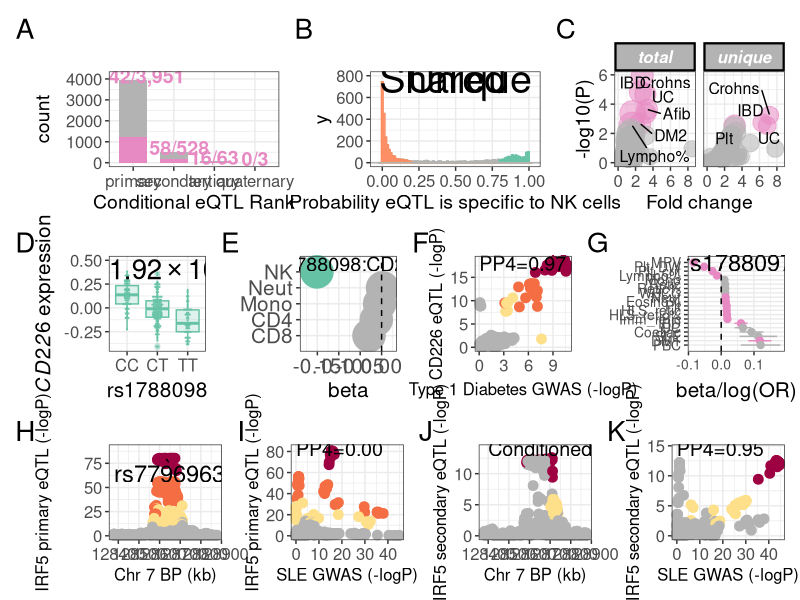
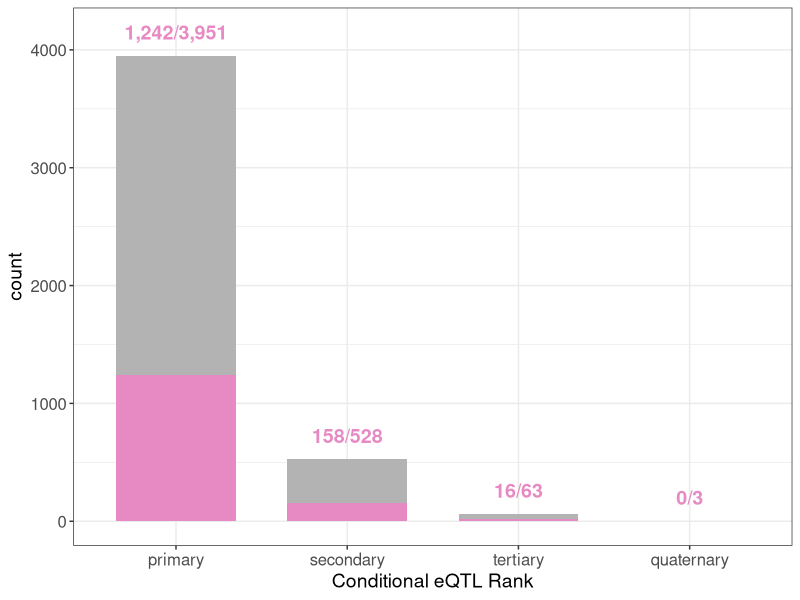
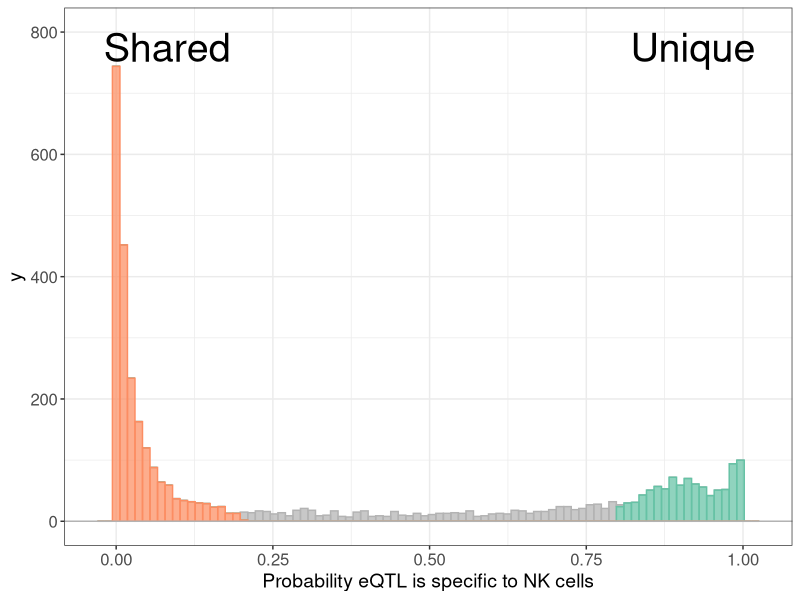
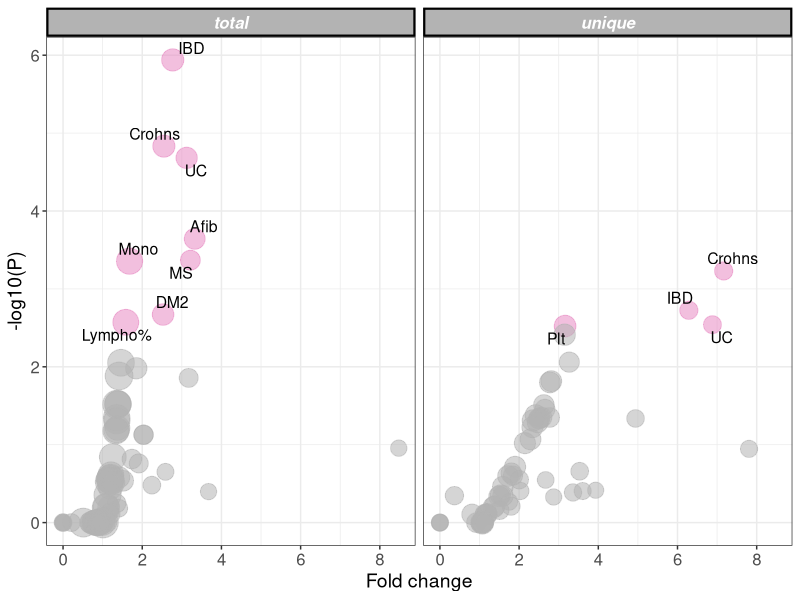
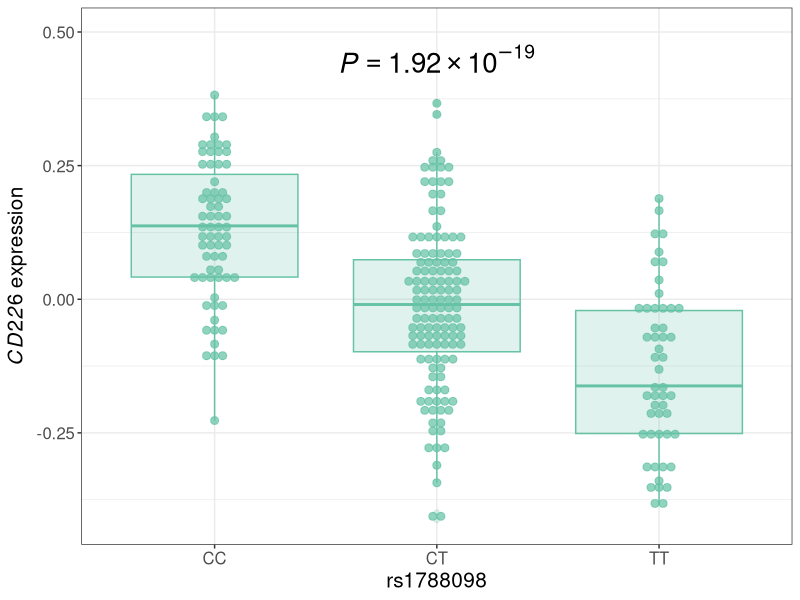
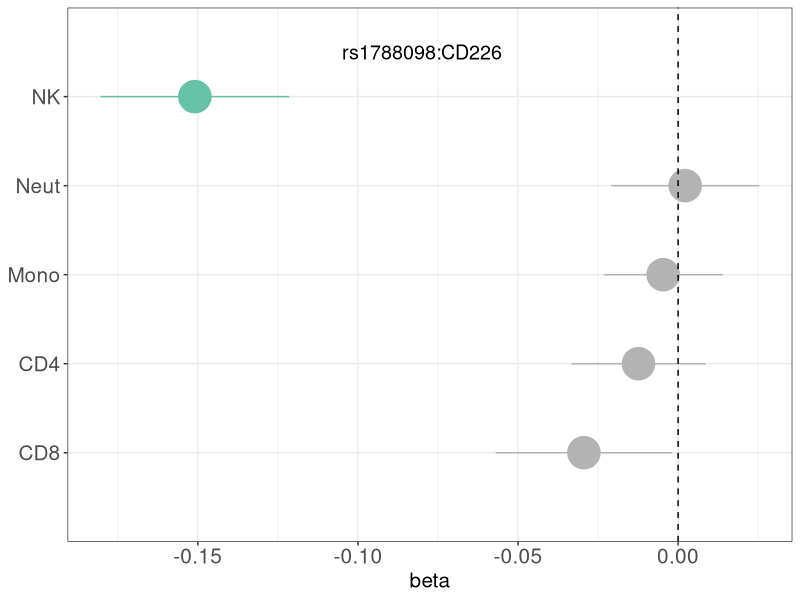
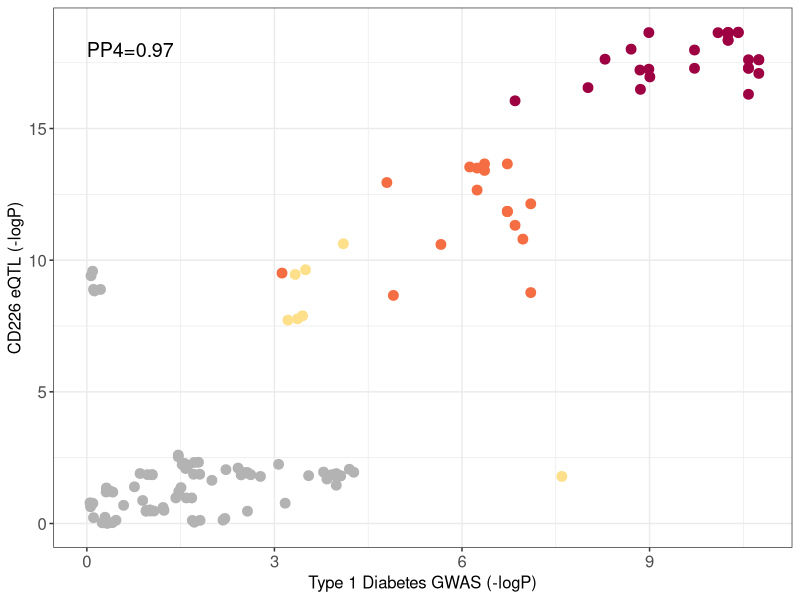
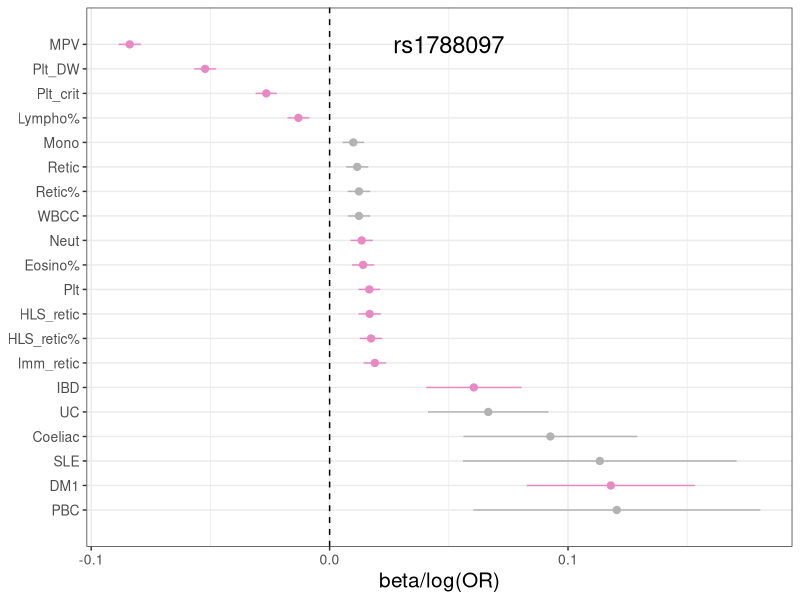

Reproduce these figures in R, in order.
library(ggplot2)
library(RColorBrewer)
library(ggrepel)
library(patchwork)

cols <- brewer.pal(8,"Set2")

#construct dataframe of cis eQTL numbers (primary and conditional) - adding  the proportion that colocalise with at least one GWAS trait
df <- data.frame(eqtl <- rep(c("primary", "secondary","tertiary","quaternary"), each = 2),
rtc <- rep(c("no", "yes"), 4),
count <- c((3951-1242), 1242, (528-158), 158, (63-16), 16, 3,0)
)

df$eqtl <- factor(df$eqtl, levels = c("primary", "secondary", "tertiary", "quaternary"))

annotation <- data.frame(
  x = c(1,2,3,4),
  y = c(3951+200,528+200,63+200,3+200),
  label = c("1,242/3,951", "158/528", "16/63", "0/3")
)

#Panel 1A: number of cis eQTL by conditional rank and the proportion with a colocalised (RTC GWAS trait
Figure1A <- ggplot(df, aes(x = eqtl, y = count))+
  geom_col(aes(fill = rtc), width = 0.7)+
  scale_fill_manual(values = cols[c(8,4)]) +
  scale_colour_manual(values = cols[c(8,4)]) +
  theme_bw() + xlab("Conditional eQTL Rank") +
  theme(legend.position = "none", axis.text=element_text(size=12),
        axis.title=element_text(size=14)) +
  geom_text(data=annotation, aes( x=x, y=y, label=label),
            color=cols[c(4)], 
            size=5 , fontface="bold" )

#Read in eQTL sharing estimates from moloc
moloc.out <- read.table("Figure1B.data.txt", header = F)
moloc.out$sig <- 0
moloc.out$sig[which(moloc.out$V3<0.2)] <- 1
moloc.out$sig[which(moloc.out$V3>0.8)] <- 2

cols <- brewer.pal(8,"Set2")

#Panel 1B: Distribution of cis eQTL unique to NK cells or shared with at least one of neutrophils, monocytes, CD4+ and CD8+ T cells.
Figure1B<-ggplot(moloc.out, aes(x=(1-V3), fill=factor(sig), colour=factor(sig))) + 
  geom_histogram(binwidth=0.012, alpha=0.72) +
  scale_fill_manual(values = cols[c(8,1,2)]) +
  scale_colour_manual(values = cols[c(8,1,2)]) +
  theme_bw() + xlab("Probability eQTL is specific to NK cells") + theme(legend.position = "none") +
  annotate("text", x = -0.02, y = 775, label = "Shared", size=10, hjust=0) + ylim(NA,800) +
  annotate("text", x = 1.02, y = 775, label = "Unique", size=10, hjust=1) +
  geom_hline(yintercept=0, color=cols[8]) +
theme(axis.text=element_text(size=12),
      axis.title=element_text(size=14))

#Read in total cis eQTL:GWAS enrichment results (as estimated by coloc)
#TABLE HEADERS:
#trait/label = GWAS tested
#coloc = #cis eQTL colocalising with associations for that trait, 
#pos = #cis eQTL within a 250kb window of a trait association
#h_coloc = 	#cis eQTL colocalising with associations for the background trait (height)
#h_pos = 	#cis eQTL cwithin a 250kb window of an association for the background trait (height)
#fc = fold change
#p = p-value (Fisher's exact)
total_enrich <- read.table("Figure1Ca.data.txt", header = T)
total_enrich$p.adj <- p.adjust(total_enrich$p, method = "fdr")

#Read in cis eQTL (unique to NK cells):GWAS enrichment results (as estimated by coloc)
#TABLE HEADERS: as for total_enrich
unique_enrich <- read.table("Figure1Cb.data.txt", header = T)
unique_enrich$p.adj <- p.adjust(unique_enrich$p, method = "fdr")

#Prepare data for facet plot
unique_enrich <- unique_enrich[order(unique_enrich$p), ]
unique_enrich$threshold <- c(rep(1,4),rep(0,54))
unique_enrich$label <- as.character(unique_enrich$label)
unique_enrich$is_annotate <- c(rep(1,4),rep(0,54))

total_enrich <- total_enrich[order(total_enrich$p), ]
total_enrich$threshold <- c(rep(1,8),rep(0,65))
total_enrich$label <- as.character(total_enrich$label)
total_enrich$is_annotate <- c(rep(1,8),rep(0,65))

total_enrich$expt <- "total"
unique_enrich$expt <- "unique"
facet_enrich <- rbind(total_enrich, unique_enrich)

Figure1C <- ggplot(facet_enrich, aes(x = -log(p,10), y = fc, colour=as.factor(threshold), fill=as.factor(threshold))) +
  geom_point(aes(size = pos, alpha = 0.72), pch = 21, show.legend = FALSE) +
  facet_grid(. ~ expt) +
  theme_bw() +
  theme(strip.background = element_rect(color="black", fill=cols[8], size=1.5, linetype="solid"), strip.text.x = element_text(
    size = 12, color = "white", face = "bold.italic"), legend.position = "none", axis.text=element_text(size=12),
    axis.title=element_text(size=14))+
  scale_size(range = c(5,10)) +
  scale_fill_manual(values = cols[c(8,4)]) +
  scale_colour_manual(values = cols[c(8,4)])  +
  ylab("Fold change") +
  xlab("-log10(P)") +
  coord_flip() +
  geom_text_repel( data=subset(facet_enrich, is_annotate==1), aes(label=label), size=4, col = c("black"))


#Read in CD226 expression data (corrected for 32 PCs of expression data) and rs1788098 genotype doses
cd226 <- read.table("Figure1D.data.txt", header = T)
p_labels = data.frame(expt = c("base"), label = c("italic(P)==1.92%*%10^-19"))

#Panel 1D: Effect of rs1788098 genotype on CD226 expression in NK cells.
p1 = ggplot(cd226, aes(x=factor(round(rs1788098,0)), y=cd226.exp.pc32_corr))
p3 = p1 + geom_dotplot(binaxis="y", binwidth=0.015, stackdir="center", alpha = 0.72) + geom_boxplot(alpha = 0.2)
p4 = p3 + scale_x_discrete(breaks=c(0,1,2), labels = c("CC", "CT", "TT")) + aes(fill = factor(round(rs1788098,0)), col=factor(round(rs1788098,0))) + scale_fill_manual(values = cols[c(1,1,1)]) + scale_colour_manual(values = cols[c(1,1,1)])
p5 = p4 + ylab(expression(italic(CD226)~ expression)) + xlab("rs1788098")
p6 = p5 + theme_bw() + theme(legend.position = "none", axis.text=element_text(size=12),
                             axis.title=element_text(size=15)) + ylim(NA, 0.5)
Figure1D = p6 + geom_text(x=2, y=0.45, aes(label=label), data=p_labels, parse=TRUE, inherit.aes=F, size = 7)

#Read in estimates of effect of rs1788098 genotype on CD226 expression across NK cell, neutrophils, monocytes, CD4+ & CD8+ T cells
forest <- read.table("Figure1E.data.txt", header = T, row.names = 1)

#Calculate 95% confidence intervals
label <- c("NK", "Neut", "Mono", "CD4", "CD8")
mean  <- forest$BETA
lower <- forest$BETA-(1.96*forest$SE)
upper <- forest$BETA+(1.96*forest$SE)

df <- data.frame(label, mean, lower, upper)
df$label <- factor(df$label, levels=rev(df$label))

#Panel 1E: The effect of rs1788098 genotype on CD226 expression is specific to NK cells. Significant eQTL effects are highlighted (green).
Figure1E <- ggplot(data=df, aes(x=label, y=mean, ymin=lower, ymax=upper)) +
  geom_pointrange(fatten=5, size = 2) + aes(fill = label, col=label) + scale_fill_manual(values = cols[c(8,8,8,8,1)]) + scale_colour_manual(values = cols[c(8,8,8,8,1)]) +
  geom_hline(yintercept=0, lty=2) +  # add a dotted line at x=1 after flip
  coord_flip() +  # flip coordinates (puts labels on y axis)
  ylab("beta") + annotate("text", x = 5.5, y = -0.08, label = "rs1788098:CD226", size=5) + scale_x_discrete(expand = expand_scale(add = 1)) +
  theme_bw() + theme(legend.position = "none", axis.title.y = element_blank(), axis.text=element_text(size=15),
                     axis.title=element_text(size=15)) 

#Read in data to compare local eQTL association at CD226 with DM1 GWAS
co.plot <- read.table("Figure1F.data.txt",header = T)

#Divide r2 into bins
co.plot$bin_r2 <- 1
co.plot$bin_r2[which(co.plot$r2>0.2 & co.plot$r2 <= 0.5)] <- 2
co.plot$bin_r2[which(co.plot$r2>0.5 & co.plot$r2 <= 0.8)] <- 3
co.plot$bin_r2[which(co.plot$r2>0.8)] <- 4

#Panel 1F: The CD226 eQTL in NK cells colocalises with a risk locus for type-1 diabetes. SNPs are coloured according to strength of LD (CEU population) to the peak eSNP (rs1788098).
cols2 <- brewer.pal(11,"Spectral")
Figure1F <- ggplot(co.plot, aes(x=-log10(gwas_p), y=-log10(eqtl_p))) + 
  geom_point(size=3) + 
  aes(fill = factor(bin_r2), col=factor(bin_r2)) + 
  scale_fill_manual(values = c(cols[8],cols2[c(5,3,1)])) + scale_colour_manual(values = c(cols[8],cols2[c(5,3,1)])) +
  ylab("CD226 eQTL (-logP)") + 
  xlab("Type 1 Diabetes GWAS (-logP)") + 
  annotate("text", x = 0, y = 18, label = "PP4=0.97", size=5, hjust=0) +
  theme_bw() + theme(legend.position = "none", axis.text=element_text(size=12),
                     axis.title=element_text(size=12))

#Read in data describing rs1788097 (proxy for rs1788098) association with GWAS of autoimmune diseases and haematological indices
forest.traits <- read.table("Figure1G.data.txt", header = T)

#calculate 95% confidence intervals
label <- forest.traits$trait
mean  <- forest.traits$beta
lower <- forest.traits$beta-(1.96*forest.traits$se)
upper <- forest.traits$beta+(1.96*forest.traits$se)
df <- data.frame(label, mean, lower, upper)
df$label <- factor(df$label, levels=rev(df$label))

#Panel 1G: Association of rs1788097 (exact proxy for rs1788098 in European populations, r2 = 1) with autoimmune diseases and haematological indices. GWAS-significant (p < 5e-8) associations are highlighted (pink).
Figure1G <- ggplot(data=df, aes(x=label, y=mean, ymin=lower, ymax=upper)) +
  geom_pointrange(fatten=1, size = 1.5) + aes(fill = label, col=label) + scale_fill_manual(values = cols[rev(c(4,4,4,4,8,8,8,8,4,4,4,4,4,4,4,8,8,8,4,8))]) + scale_colour_manual(values = cols[rev(c(4,4,4,4,8,8,8,8,4,4,4,4,4,4,4,8,8,8,4,8))]) +
  geom_hline(yintercept=0, lty=2) +  # add a dotted line at x=1 after flip
  coord_flip() +  # flip coordinates (puts labels on y axis)
  ylab("beta/log(OR)") + annotate("text", x = 20, y = 0.05, label = "rs1788097", size=6, hjust=0.5) + scale_x_discrete(expand = expand_scale(add = 1.5)) +
  theme_bw() + theme(legend.position = "none", axis.title.y = element_blank(), axis.text=element_text(size=10),
                     axis.title=element_text(size=15)) # use a white background

#Read in data to compare local unconditionned eQTL association at IRF5 with SLE GWAS
co.plot <- read.table("Figure1HI.data.txt", header = T)

#Divide r2 into bins
co.plot$bin_r2 <- 1
co.plot$bin_r2[which(co.plot$r2>0.2 & co.plot$r2 <= 0.5)] <- 2
co.plot$bin_r2[which(co.plot$r2>0.5 & co.plot$r2 <= 0.8)] <- 3
co.plot$bin_r2[which(co.plot$r2>0.8)] <- 4

#highlight rs7796963
co.plot <- co.plot[order(co.plot$eqtl_p),]
co.plot$annotate <- c(1, (rep(0,length(co.plot$eqtl_p)-1)))

#Panel 1H: Regional association plot of the primary IRF5 eQTL in NK cells.
Figure1H <- ggplot(co.plot, aes(x=bp/1000, y=-log10(eqtl_p))) + 
  geom_point(size=3) + 
  aes(fill = factor(bin_r2), col=factor(bin_r2)) + 
  scale_fill_manual(values = c(cols[8],cols2[c(5,3,1)])) + scale_colour_manual(values = c(cols[8],cols2[c(5,3,1)])) +
  ylab("IRF5 primary eQTL (-logP)") + 
  xlab("Chr 7 BP (kb)") + 
  theme_bw() + theme(legend.position = "none", axis.text=element_text(size=12),
                     axis.title=element_text(size=12)) +
  geom_text_repel( data=subset(co.plot, annotate==1), aes(label=snp), size=6, col = c("black"), min.segment.length = unit(0, 'lines'),
                   nudge_y = 8) +
  ylim(NA, 90)

#Panel 1I: Plot demonstrating that the primary IRF5 eQTL does not colocalise with a GWAS risk locus in the IRF5 region for systemic lupus erythematosus.
Figure1I <- ggplot(co.plot, aes(x=-log10(gwas_p), y=-log10(eqtl_p))) + 
  geom_point(size=3) + 
  aes(fill = factor(bin_r2), col=factor(bin_r2)) + 
  scale_fill_manual(values = c(cols[8],cols2[c(5,3,1)])) + scale_colour_manual(values = c(cols[8],cols2[c(5,3,1)])) +
  ylab("IRF5 primary eQTL (-logP)") + 
  xlab("SLE GWAS (-logP)") + 
  annotate("text", x = 0, y = 82.5, label = "PP4=0.00", size=5, hjust=0) +
  theme_bw() + theme(legend.position = "none", axis.text=element_text(size=12),
                     axis.title=element_text(size=12)) 

#Read in data to compare local eQTL association at IRF5 (conditionned on rs7796963) with SLE GWAS
co.plot <- read.table("Figure1JK.data.txt", header = T)

#Divide r2 into bins
co.plot$bin_r2 <- 1
co.plot$bin_r2[which(co.plot$r2>0.2 & co.plot$r2 <= 0.5)] <- 2
co.plot$bin_r2[which(co.plot$r2>0.5 & co.plot$r2 <= 0.8)] <- 3
co.plot$bin_r2[which(co.plot$r2>0.8)] <- 4

#Panel 1J: Conditionning on the peak IRF5 eSNP reveals an independent, secondary eQTL for IRF5 in NK cells.
Figure1J <- ggplot(co.plot, aes(x=bp/1000, y=-log10(eqtl_p))) + 
  geom_point(size=3) + 
  aes(fill = factor(bin_r2), col=factor(bin_r2)) + 
  scale_fill_manual(values = c(cols[8],cols2[c(5,1)])) + scale_colour_manual(values = c(cols[8],cols2[c(5,1)])) +
  ylab("IRF5 secondary eQTL (-logP)") + 
  xlab("Chr 7 BP (kb)") + 
  theme_bw() + theme(legend.position = "none", axis.text=element_text(size=12),
                     axis.title=element_text(size=12)) +
  annotate("text", x = 128400, y = 14, label = "Conditioned: rs7796963", size=5, hjust=0) +
  ylim(NA, 14)

#Panel 1K: The secondary IRF5 eQTL does colocalise with the IRF5 association for systemic lupus erythematosus.
Figure1K <- ggplot(co.plot, aes(x=-log10(gwas_p), y=-log10(eqtl_p))) + 
  geom_point(size=3) + 
  aes(fill = factor(bin_r2), col=factor(bin_r2)) + 
  scale_fill_manual(values = c(cols[8],cols2[c(5,1,1)])) + scale_colour_manual(values = c(cols[8],cols2[c(5,1,1)])) +
  ylab("IRF5 secondary eQTL (-logP)") + 
  xlab("SLE GWAS (-logP)") + 
  annotate("text", x = 0, y = 14.5, label = "PP4=0.95", size=5, hjust=0) +
  theme_bw() + theme(legend.position = "none", axis.text=element_text(size=12),
                     axis.title=element_text(size=12))

Figure1 <- (((Figure1A|Figure1B|Figure1C))/((Figure1D|Figure1E|Figure1F|Figure1G))/((Figure1H|Figure1I|Figure1J|Figure1K)))+ plot_annotation(tag_levels = 'A') & 
  theme(plot.tag = element_text(size = 20))

